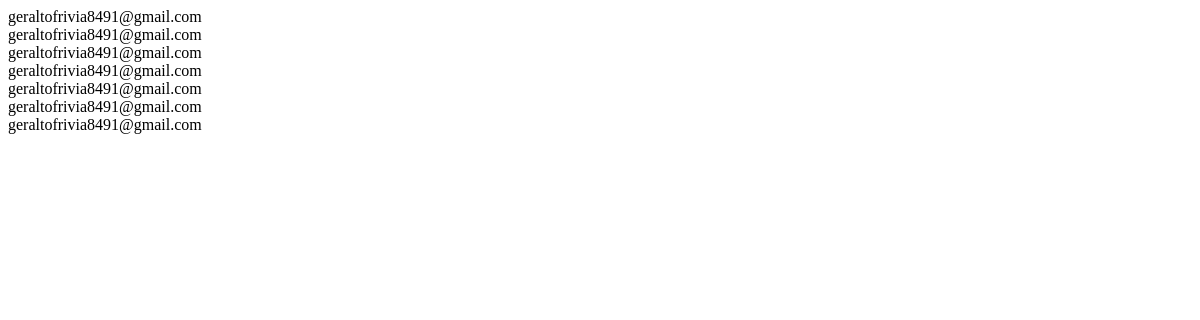
The app's page /peoples, older data.
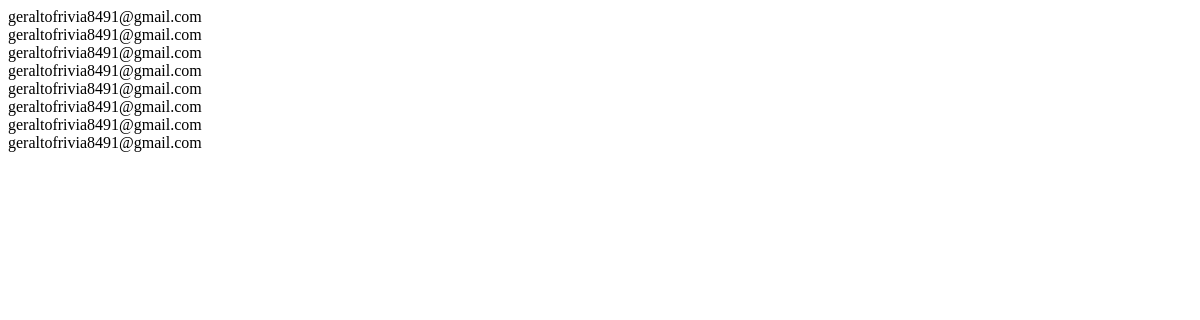
The same page, newer data.
### crudapp/models.py (models this page shows)
class registerUser(models.Model):
    email = models.EmailField()
    profileSeeking = models.TextField()
    firstName = models.CharField(max_length=20)
    password = models.TextField(max_length=30, default='')
    lastName = models.CharField(max_length=20)
    gender_m = models.CharField(max_length=20, choices=GENDER)
    rel = models.CharField(max_length=20)
    mto = models.CharField(max_length=20)

### crudapp/views.py (the view)
# urls.py: path("peoples", views.fetchData , name="peoples")
def fetchData(request):
    data=registerUser.objects.all()
    return render(request, 'showpeople.html', {"peopledata": data})

### crudapp/templates/showpeople.html (shortened to what this page needs)
<!DOCTYPE html>
<html lang="en">
  <head>
  </head>
  <body>
    {% for people in peopledata %}
    <div>{{ people.email }}</div>
    {% endfor %}
  </body>
</html>

Row changes from the older to the newer data that the page shows:
added registerUser: email "geraltofrivia8491@gmail.com"
